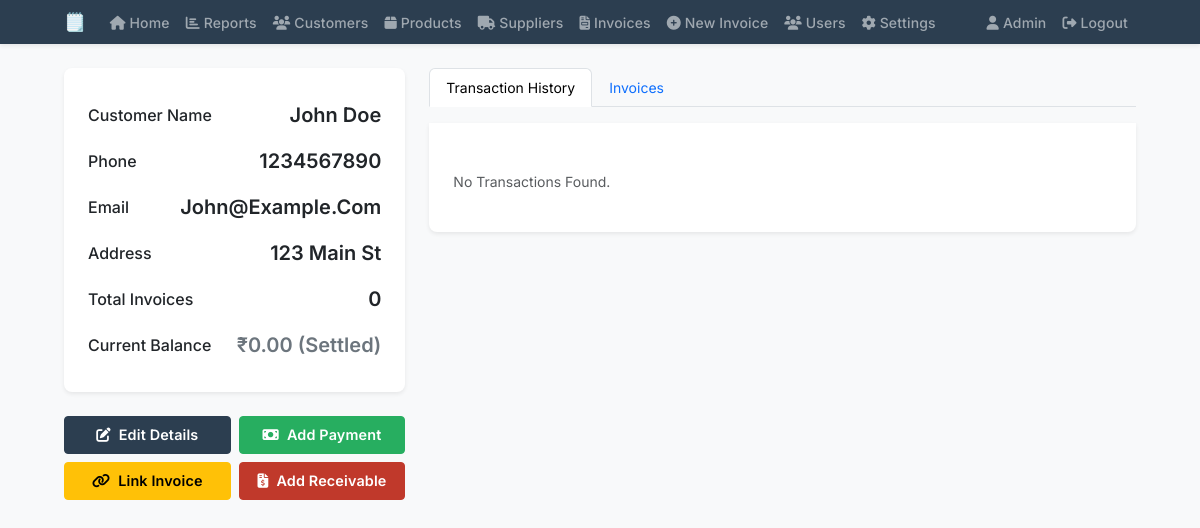
The page /customers/1 (signed in) on the database its author committed.
### app.py (models this page shows, shortened)
class User(db.Model):
    id = db.Column(db.Integer, primary_key=True)
    username = db.Column(db.String(80), unique=True, nullable=False)
    password = db.Column(db.String(120), nullable=False)
    role = db.Column(db.String(20), nullable=False, default='user')
    totp_secret = db.Column(db.String(32))
    totp_enabled = db.Column(db.Boolean, default=False)

class Customer(db.Model):
    id = db.Column(db.Integer, primary_key=True)
    name = db.Column(db.String(200), nullable=False)
    phone = db.Column(db.String(20))
    email = db.Column(db.String(120))
    address = db.Column(db.Text)
    balance = db.Column(db.Float, default=0.0)  # Positive means customer owes money, negative means surplus
    created_at = db.Column(db.DateTime, default=datetime.utcnow)
    updated_at = db.Column(db.DateTime, default=datetime.utcnow, onupdate=datetime.utcnow)
    invoices = db.relationship('Invoice', backref='customer', lazy=True)
    transactions = db.relationship('CustomerTransaction', backref='customer', lazy=True)
    receivables = db.relationship('CustomerReceivable', backref='customer', lazy=True)

### app.py (the view)
@app.route('/customers/<int:id>')
@login_required
def customer_detail(id):
    customer = Customer.query.get_or_404(id)
    transactions = CustomerTransaction.query.filter_by(customer_id=id).order_by(CustomerTransaction.date.desc()).all()
    return render_template('customer_detail.html', customer=customer, transactions=transactions)

### app.py (called while the page is built)
def login_required(f):
    @wraps(f)
    def decorated_function(*args, **kwargs):
        if 'user_id' not in session:
            return redirect(url_for('login'))
        return f(*args, **kwargs)
    return decorated_function

def get_user(user_id):
    return User.query.get(user_id)

@app.before_request
def require_login():
    public_routes = ['login', 'static']
    if request.endpoint and request.endpoint not in public_routes:
        if 'logged_in' not in session:
            return redirect(url_for('login'))

### templates/customer_detail.html (shortened to what this page needs)
{% extends "base.html" %}
{% block content %}
<div class="container-fluid">
    <div class="row">
        <div class="col-md-4">
            <div class="customer-info">
                <div class="info-row">
                    <span class="label">Customer Name</span>
                    <span class="value">{{ customer.name }}</span>
                </div>
                {% if customer.phone %}
                <div class="info-row">
                    <span class="label">Phone</span>
                    <span class="value">{{ customer.phone }}</span>
                </div>
                {% endif %}
                {% if customer.email %}
                <div class="info-row">
                    <span class="label">Email</span>
                    <span class="value">{{ customer.email }}</span>
                </div>
                {% endif %}
                {% if customer.address %}
                <div class="info-row">
                    <span class="label">Address</span>
                    <span class="value">{{ customer.address }}</span>
                </div>
                {% endif %}
                <div class="info-row">
                    <span class="label">Total Invoices</span>
                    <span class="value">{{ customer.invoices|length }}</span>
                </div>
                <div class="info-row">
                    <span class="label">Current Balance</span>
                    <span class="value balance {% if customer.balance > 0 %}positive{% elif customer.balance < 0 %}negative{% else %}zero{% endif %}">
                        ₹{{ "%.2f"|format(customer.balance|abs) }}
                        {% if customer.balance > 0 %}
                        (Due)
                        {% elif customer.balance < 0 %}
                        (Surplus)
                        {% else %}
                        (Settled)
                        {% endif %}
                    </span>
                </div>
            </div>
            <div class="action-buttons">
                <button class="btn btn-primary flex-fill" data-bs-toggle="modal" data-bs-target="#editCustomerModal">
                    <i class="fas fa-edit"></i> Edit Details
                </button>
                <button class="btn btn-success flex-fill" data-bs-toggle="modal" data-bs-target="#addPaymentModal">
                    <i class="fas fa-money-bill"></i> Add Payment
                </button>
                <button class="btn btn-warning flex-fill" data-bs-toggle="modal" data-bs-target="#linkInvoiceModal">
                    <i class="fas fa-link"></i> Link Invoice
                </button>
                <button class="btn btn-danger flex-fill" data-bs-toggle="modal" data-bs-target="#addReceivableModal">
                    <i class="fas fa-file-invoice-dollar"></i> Add Receivable
                </button>
            </div>
        </div>
        <div class="col-md-8">
            <ul class="nav nav-tabs" role="tablist">
                <li class="nav-item" role="presentation">
                    <button class="nav-link active" data-bs-toggle="tab" data-bs-target="#transactions" type="button">
                        Transaction History
                    </button>
                </li>
                <li class="nav-item" role="presentation">
                    <button class="nav-link" data-bs-toggle="tab" data-bs-target="#invoices" type="button">
                        Invoices
                    </button>
                </li>
            </ul>
            <div class="tab-content">
                <div class="tab-pane fade show active" id="transactions">
                    <div class="transaction-list">
                        {% if not transactions and not customer.receivables %}
                        <p class="text-muted">No transactions found.</p>
                        {% endif %}
                    </div>
                </div>
            </div>
        </div>
    </div>
</div>
{% endblock %}

### templates/base.html (shortened to what this page needs)
<!DOCTYPE html>
<html lang="en">
<head>
    <link href="https://cdn.jsdelivr.net/npm/bootstrap@5.3.2/dist/css/bootstrap.min.css" rel="stylesheet">
    <link href="https://cdnjs.cloudflare.com/ajax/libs/font-awesome/6.5.1/css/all.min.css" rel="stylesheet">
</head>
<body>
    <nav class="navbar navbar-expand-lg navbar-dark fixed-top">
        <div class="container-fluid">
            <a class="navbar-brand" href="{{ url_for('index') }}">🗒️</a>
            <div class="collapse navbar-collapse" id="navbarNav">
                <ul class="navbar-nav me-auto mb-2 mb-lg-0">
                    <li class="nav-item">
                        <a class="nav-link {% if request.endpoint == 'index' %}active{% endif %}" href="{{ url_for('index') }}">
                            <i class="fas fa-home"></i> Home
                        </a>
                    </li>
                    <li class="nav-item">
                        <a class="nav-link {% if request.endpoint == 'reports' %}active{% endif %}" href="{{ url_for('reports') }}">
                            <i class="fas fa-chart-bar"></i> Reports
                        </a>
                    </li>
                    <li class="nav-item">
                        <a class="nav-link {% if request.endpoint == 'customers' %}active{% endif %}" href="{{ url_for('customers') }}">
                            <i class="fas fa-users"></i> Customers
                        </a>
                    </li>
                    <li class="nav-item">
                        <a class="nav-link {% if request.endpoint == 'products' %}active{% endif %}" href="{{ url_for('products') }}">
                            <i class="fas fa-box"></i> Products
                        </a>
                    </li>
                    <li class="nav-item">
                        <a class="nav-link {% if request.endpoint == 'suppliers' %}active{% endif %}" href="{{ url_for('suppliers') }}">
                            <i class="fas fa-truck"></i> Suppliers
                        </a>
                    </li>
                    <li class="nav-item">
                        <a class="nav-link {% if request.endpoint == 'invoices' %}active{% endif %}" href="{{ url_for('invoices') }}">
                            <i class="fas fa-file-invoice"></i> Invoices
                        </a>
                    </li>
                    <li class="nav-item">
                        <a class="nav-link {% if request.endpoint == 'new_invoice' %}active{% endif %}" href="{{ url_for('new_invoice') }}">
                            <i class="fas fa-plus-circle"></i> New Invoice
                        </a>
                    </li>
                    {% if session.get('user_id') %}
                        {% set current_user = get_user(session.get('user_id')) %}
                        {% if current_user and current_user.role == 'admin' %}
                        <li class="nav-item">
                            <a class="nav-link {% if request.endpoint == 'users' %}active{% endif %}" href="{{ url_for('users') }}">
                                <i class="fas fa-users"></i> Users
                            </a>
                        </li>
                        {% endif %}
                    {% endif %}
                    <li class="nav-item">
                        <a class="nav-link {% if request.endpoint == 'settings' %}active{% endif %}" href="{{ url_for('settings') }}">
                            <i class="fas fa-cog"></i> Settings
                        </a>
                    </li>
                </ul>
                <ul class="navbar-nav ms-auto">
                    {% if session.get('user_id') %}
                        {% set current_user = get_user(session.get('user_id')) %}
                        <li class="nav-item">
                            <span class="nav-link">
                                <i class="fas fa-user"></i> {{ current_user.username }}
                            </span>
                        </li>
                        <li class="nav-item">
                            <a class="nav-link" href="{{ url_for('logout') }}">
                                <i class="fas fa-sign-out-alt"></i> Logout
                            </a>
                        </li>
                    {% endif %}
                </ul>
            </div>
        </div>
    </nav>
    <div class="container-fluid content {% if request.endpoint == 'new_invoice' %}no-padding{% endif %}">
        {% block content %}{% endblock %}
    </div>
</body>
</html>

### templates/customer_detail.html (style rules this page uses)
.customer-info { background: var(--card-bg); border-radius: 8px; box-shadow: var(--shadow-sm); padding: 1.5rem; margin-bottom: 1.5rem; }
.info-row { display: flex; justify-content: space-between; align-items: center; padding: 0.5rem 0; }
.info-row .label { font-size: 1rem; color: var(--text-color); font-weight: 500; }
.info-row .value { font-size: 1.25rem; color: var(--text-color); font-weight: 600; }
.balance { font-size: 1.25rem; font-weight: bold; }
.balance.zero { color: var(--bs-secondary); }
.transaction-list { margin-top: 1.5rem; }
.nav-tabs { margin-bottom: 1rem; }
.tab-content { background: var(--card-bg); border-radius: 0 0 8px 8px; padding: 1.5rem; box-shadow: var(--shadow-sm); }
.action-buttons { display: grid; grid-template-columns: repeat(auto-fit, minmax(150px, 1fr)); gap: 0.5rem; margin-bottom: 1.5rem; }
.action-buttons .btn { width: 100%; display: inline-flex; align-items: center; justify-content: center; gap: 0.5rem; padding: 0.5rem 1rem; white-space: nowrap; height: 38px; }

### templates/base.html (style rules this page uses)
:root { --bg-color: #f8f9fa; --text-color: #212529; --card-bg: #ffffff; --border-color: #e9ecef; --table-stripe: #f8f9fa; --input-bg: #ffffff; --input-text: #212529; --navbar-bg: #2c3e50; --navbar-text: #ffffff; --dropdown-bg: #ffffff; --dropdown-text: #212529; --dropdown-hover: #f8f9fa; --btn-text: #ffffff; --header-bg: #f8f9fa; --table-border: #dee2e6; --table-header: #f8f9fa; --shadow-sm: 0 .125rem .25rem rgba(0,0,0,.075); --shadow: 0 .5rem 1rem rgba(0,0,0,.15); --transition: all 0.3s ease; }
body { font-family: 'Inter', -apple-system, BlinkMacSystemFont, sans-serif; font-size: var(--base-font-size, 14px); background-color: var(--bg-color); color: var(--text-color); min-height: 100vh; display: flex; flex-direction: column; padding-top: 2.75rem; text-transform: capitalize; -webkit-font-smoothing: antialiased; -moz-osx-font-smoothing: grayscale; }
.navbar { background-color: var(--navbar-bg) !important; padding: 0.25rem 2rem; box-shadow: var(--shadow-sm); height: 2.75rem; }
.navbar-brand { font-weight: 700; font-size: 1.1rem; padding: 0; letter-spacing: -0.01em; }
.navbar-dark .navbar-nav .nav-link { font-weight: 500; letter-spacing: 0.01em; }
.container-fluid { max-width: 100%; padding: 0 2rem; }
.btn { padding: 0.4rem 1rem; border-radius: 0.25rem; font-weight: 600; font-size: 0.9rem; transition: var(--transition); letter-spacing: 0.01em; }
.btn-primary { background-color: #2c3e50; border-color: #2c3e50; }
.btn-success { background-color: #27ae60; border-color: #27ae60; }
.btn-danger { background-color: #c0392b; border-color: #c0392b; }
.content { padding-top: 1.5rem; }

### rows shown on the page
User: username "Admin"
Customer: name "John Doe", phone "1234567890", email "John@example.com", address "123 Main St", balance|abs "0.00"

### other values the page prints
{{ customer.invoices|length }} "0"
